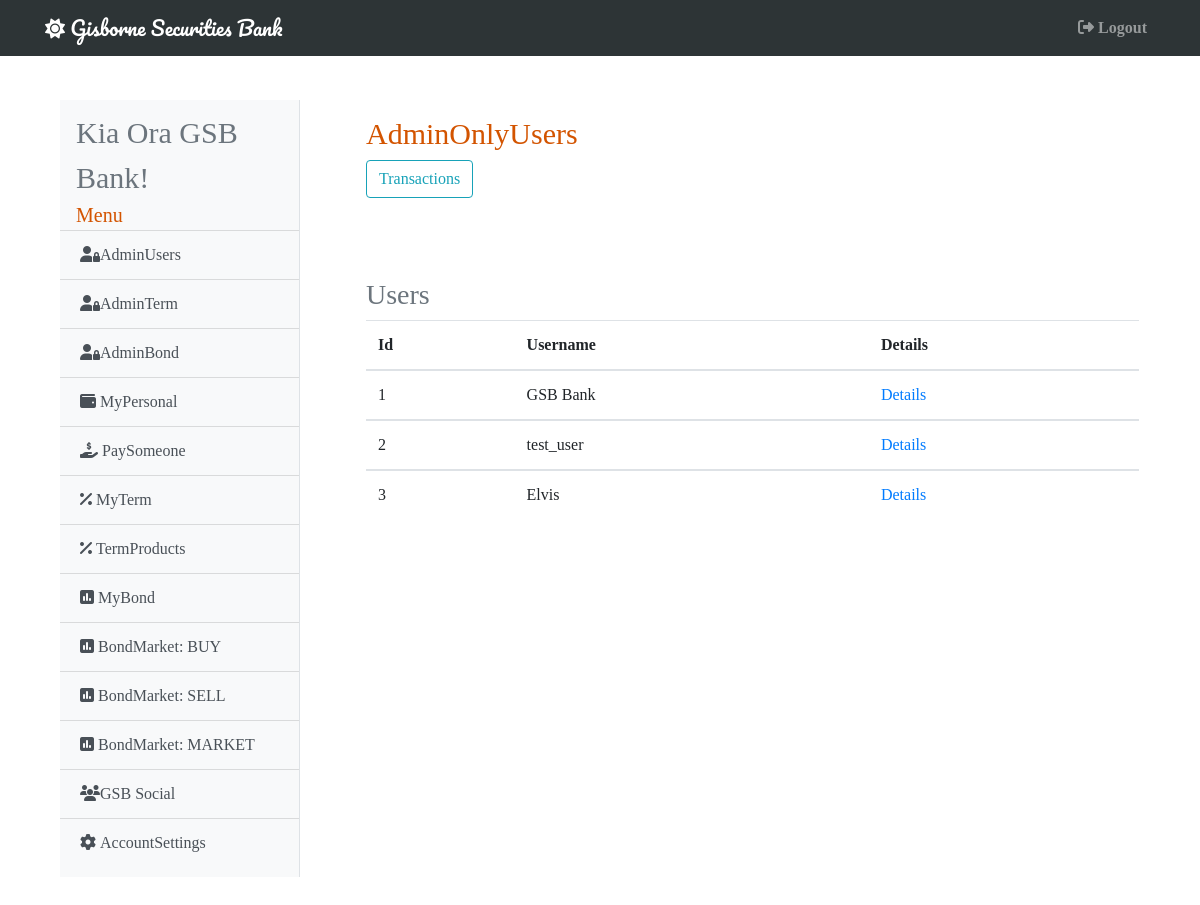
The app's page /adminusers (signed in) with its own data.
### gsb/models.py (models this page shows, shortened)
class User(db.Model, UserMixin):
    id = db.Column(db.Integer, primary_key=True)
    username = db.Column(db.String(20), unique=True, nullable=False)
    email = db.Column(db.String(120), unique=True, nullable=False)
    password = db.Column(db.String(60), nullable=False)
    account = db.Column(db.BigInteger, unique=True, nullable=False)
    cash = db.Column(db.Numeric(20, 2), nullable=False)
    admin =  db.Column(db.Boolean, default=False, nullable=False)
    active =  db.Column(db.Boolean, default=False, nullable=False)
    market =  db.Column(db.Boolean, default=False, nullable=False)
    image = db.Column(db.Integer, default=1, nullable=False)
    inbox = db.Column(db.Integer, default=0, nullable=False)
    term = db.Column(db.Numeric(20, 2), nullable=False)
    bond = db.Column(db.Numeric(20, 2), nullable=False)
    total = db.Column(db.Numeric(20, 2), nullable=False)
    terms = db.relationship('Term', secondary="terms")
    bonds = db.relationship('Bond', secondary="bonds")
    buys = db.relationship('Bond', secondary="buys")
    sells = db.relationship('Bond', secondary="sells")
    receives = db.relationship('Receives', lazy='dynamic', backref='receiver')
    sends = db.relationship('Sends', lazy='dynamic', backref='sender')
    posts = db.relationship('Statuses', lazy='dynamic', backref='poster')
    messages = db.relationship('Messages', lazy='dynamic', backref='messager')

### gsb/admin/routes.py (the view)
@admin.route('/adminusers', methods=['GET', 'POST'])
@login_required
def admin_users():
    if current_user.admin != True:
        abort(403)
    users = User.query.order_by(User.id).all()
    return render_template('admin/adminusers.html', title='AdminUsers', users=users)

### gsb/models.py (called while the page is built)
@login_manager.user_loader
def load_user(user_id):
    return User.query.get(int(user_id))

### gsb/templates/admin/adminusers.html
{% extends 'base.html' %}
{% block content %}
    <div class="card-body shadow-lg p-3 mb-5 bg-white rounded">
        <h1 style="font-size: 30px; color: #d35400;">AdminOnlyUsers</h1>
        <a href="{{ url_for('admin.user_transactions') }}">
          <button class="btn btn-outline-info">Transactions</button>
        </a>
    </div>
    <div class="card-body shadow-lg p-3 mb-5 bg-white rounded" style="max-height: 500px; overflow: scroll;">
    <h3 class="text-muted">Users</h3>
      <table class="table">
        <thead>
          <tr>
            <th scope="col">Id</th>
            <th scope="col">Username</th>
            <th scope="col">Details</th>
          </tr>
        {% for user in users %}
        </thead>
        <tbody>
          <tr>
            <td scope="row">{{ user.id }}</td>
            <td>{{ user.username }}</td>
            <td><a href="{{ url_for('admin.user', user_id=user.id) }}">Details</a></td>
          </tr>
        {% endfor %}
        </tbody>
      </table>
    </div>
{% endblock %}

### gsb/templates/base.html (shortened to what this page needs)
<!DOCTYPE html>
<html>
<head>
    <link rel="stylesheet" href="https://maxcdn.bootstrapcdn.com/bootstrap/4.0.0/css/bootstrap.min.css">
</head>
{% if current_user.image == 1 %}
  <body style="background-image: url('https://upload.wikimedia.org/wikipedia/commons/4/4f/Gisborne_NZ_Sunrise_Waikanae_Beach.jpg');
              background-size: cover; font-family: 'Noto+Serif+SC', 'sans-serif';">
{% elif current_user.image == 2 %}
  <body style="background-image: url('https://upload.wikimedia.org/wikipedia/commons/f/fc/Gladstone_Road_in_Gisborne_02.jpg');
              background-size: cover; font-family: 'Noto+Serif+SC', 'sans-serif';">
{% elif current_user.image == 3 %}
  <body style="background-image: url('https://upload.wikimedia.org/wikipedia/commons/c/cb/Railway_Bridge_over_Turanganui_River%2C_Gisborne.jpg');
              background-size: cover; font-family: 'Noto+Serif+SC', 'sans-serif';">
{% endif %}
  <header class="site-header">
    {% if current_user.admin == True %}
      <nav class="navbar navbar-expand-md navbar-dark bg-steel fixed-top" style="max-width: vw100; background-color: #2d3436;">
    {% else %}
      <nav class="navbar navbar-expand-md navbar-dark bg-steel fixed-top" style="max-width: vw100; background-color: #d35400;">
    {% endif %}
      <div class="container">
        <a class="navbar-brand" style="font-family: 'Pacifico', 'sans-serif';" href="/"><i class="fas fa-sun"></i> Gisborne Securities Bank</a>
          <div class="navbar-nav">
            <a class="nav-item nav-link" href="{{ url_for('main.logout') }}"><b><i class="fas fa-sign-out-alt mr-1"></i>Logout</b></a>
          </div>
        </div>
    </nav>
  </header>
    <main role="main" class="container">
      <div class="row">
        <div class="col-md-3" style="padding-top: 100px; padding-left: 30px; padding-bottom: 30px;">
          <div class="bg-light border-right" id="sidebar-wrapper" style="padding-block: 10px;">
            <div class="sidebar-heading ml-3 text-muted" style="font-size: 30px;">Kia Ora {{ current_user.username }}!</div>
            <div class="sidebar-heading ml-3" style="font-size: 20px; color: #d35400;">Menu</div>
            <div class="list-group list-group-flush">
            {% if current_user.admin == True %}
              <a href="{{ url_for('admin.admin_users') }}" class="list-group-item list-group-item-action bg-light"><i class="fas fa-user-lock"></i>AdminUsers</a>
              <a href="{{ url_for('admin.admin_term') }}" class="list-group-item list-group-item-action bg-light"><i class="fas fa-user-lock"></i>AdminTerm</a>
              <a href="{{ url_for('admin.admin_bond') }}" class="list-group-item list-group-item-action bg-light"><i class="fas fa-user-lock"></i>AdminBond</a>
            {% endif %}
              <a href="{{ url_for('main.my_personal') }}" class="list-group-item list-group-item-action bg-light"><i class="fas fa-wallet mr-1"></i>MyPersonal</a>
              <a href="{{ url_for('main.pay_someone') }}" class="list-group-item list-group-item-action bg-light"><i class="fas fa-hand-holding-usd mr-1"></i>PaySomeone</a>
              <a href="{{ url_for('term.my_term')}}" class="list-group-item list-group-item-action bg-light"><i class="fas fa-percent mr-1"></i>MyTerm</a>
              <a href="{{ url_for('term.term_products') }}" class="list-group-item list-group-item-action bg-light"><i class="fas fa-percent mr-1"></i>TermProducts</a>
              <a href="{{ url_for('bond.my_bond') }}" class="list-group-item list-group-item-action bg-light"><i class="fas fa-poll mr-1"></i>MyBond</a>
              <a href="{{ url_for('bond.buy_bond') }}" class="list-group-item list-group-item-action bg-light"><i class="fas fa-poll mr-1"></i>BondMarket: BUY</a>
              <a href="{{ url_for('bond.sell_bond') }}" class="list-group-item list-group-item-action bg-light"><i class="fas fa-poll mr-1"></i>BondMarket: SELL</a>
              <a href="{{ url_for('bond.bond_market') }}" class="list-group-item list-group-item-action bg-light"><i class="fas fa-poll mr-1"></i>BondMarket: MARKET</a>
              <a href="{{ url_for('main.gsb_social')}}" class="list-group-item list-group-item-action bg-light"><i class="fas fa-users"></i>GSB Social</a>
              <a href="{{ url_for('main.account_settings') }}" class="list-group-item list-group-item-action bg-light"><i class="fas fa-cog mr-1"></i>AccountSettings</a>
            </div>
          </div>
        </div>
        <div class="col-md-9" style="padding-top: 100px; padding-left: 35px;">
          {% block content %}{% endblock %}
        </div>
        </div>
    </main>
</body>
</html>

### records on screen
User: username "GSB Bank", id "1"
User: id "2", username "test_user"
User: id "3", username "Elvis"
